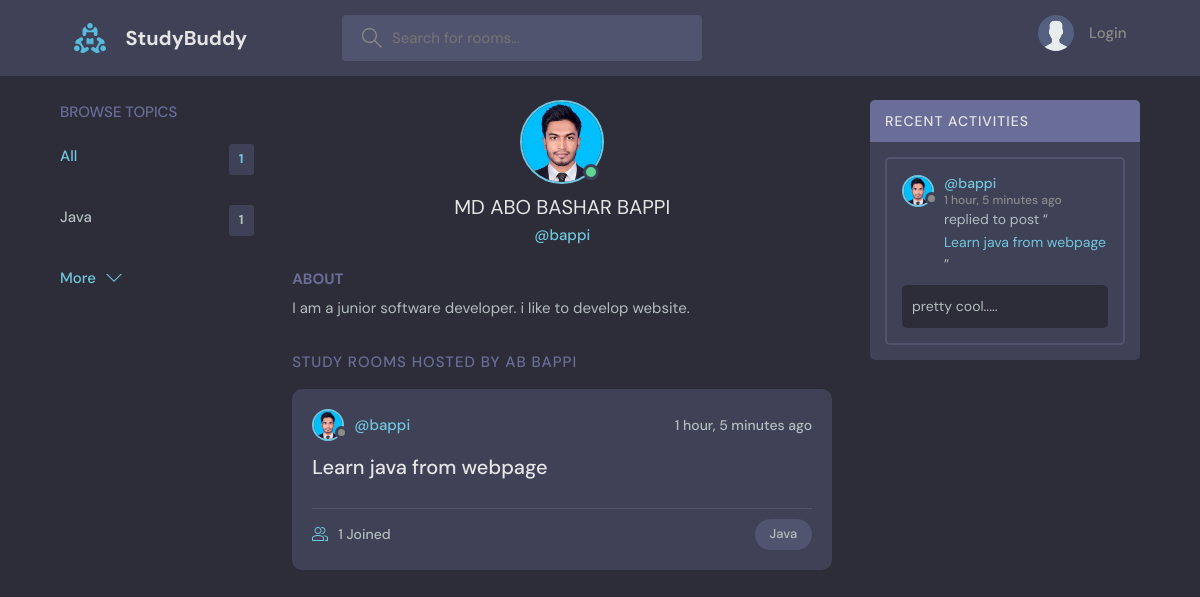
/user_profile/1, run on an earlier commit of the app's database.
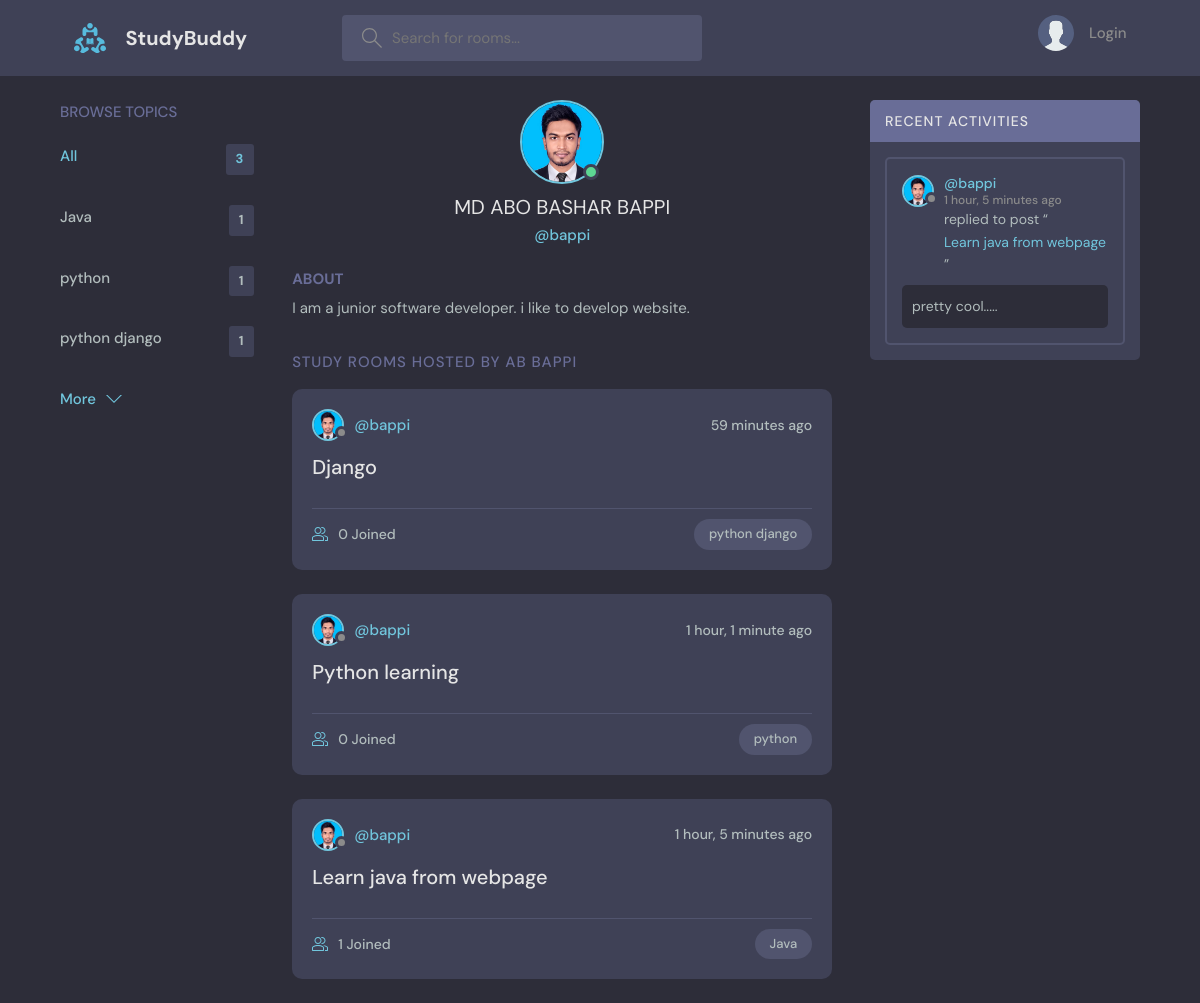
And on a later commit of the database.
### base/models.py (models this page shows, shortened)
class Topic(models.Model):
    name = models.CharField(max_length=200)

class User(AbstractUser):
    name = models.CharField(max_length=200, null = True)
    email = models.EmailField(unique=True, null = True)
    bio = models.TextField(null=True)
    avatar = models.ImageField(null= True, default='avatar.svg')
    USERNAME_FIELD = 'email'
    REQUIRED_FIELDS = ['username']

class Rooms(models.Model):
    host = models.ForeignKey(User, on_delete=models.SET_NULL, null=True)
    topic = models.ForeignKey(Topic, on_delete=models.SET_NULL, null=True)
    name = models.CharField(max_length=200)
    description = models.TextField(null=True, blank=True)
    participants = models.ManyToManyField(User, related_name='participants', blank=True)
    updated = models.DateTimeField(auto_now=True)
    created = models.DateTimeField(auto_now_add=True)
    class Meta:
        ordering = ['-updated','-created']
    def __str__(self):
        return self.name

class Message(models.Model):
    user = models.ForeignKey(User, on_delete=models.CASCADE)
    room = models.ForeignKey(Rooms, on_delete=models.CASCADE)
    body = models.TextField(max_length=200)
    updated = models.DateTimeField(auto_now=True)
    created = models.DateTimeField(auto_now_add=True)
    class Meta:
        ordering = ['-updated','-created']

### base/views.py (the view)
# urls.py: path('user_profile/<str:pk>', views.userProfile, name='user_profile'),
def userProfile(request,pk):
    user = User.objects.get(id=pk)
    rooms = user.rooms_set.all()
    room_messages = user.message_set.all()
    topics = Topic.objects.all()
    context = {'user':user, 'rooms':rooms, 'room_messages':room_messages, 'topics': topics}
    return render(request, 'base/profile.html',context)

### base/templates/base/profile.html (shortened to what this page needs)
{% extends 'main.html' %}
{% block content %}
<main class="profile-page layout layout--3">
  <div class="container">
    {% include 'base/topics_compo.html' %}
    <div class="roomList">
      <div class="profile">
        <div class="profile__avatar">
          <div class="avatar avatar--large active">
            <img src="{{user.avatar.url}}" />
          </div>
        </div>
        <div class="profile__info">
          <h3>{{user.name}}</h3>
          <p>@{{user.username}}</p>
        </div>
        <div class="profile__about">
          <h3>About</h3>
          <p>
            {{user.bio}}
          </p>
        </div>
      </div>
      <div class="roomList__header">
        <div>
          <h2>Study Rooms Hosted by AB Bappi</a>
          </h2>
        </div>
      </div>
      {% include 'base/feed_component.html' %}
    </div>
    {% include 'base/activity_compo.html' %}
  </div>
</main>
{% endblock content %}

### templates/main.html (shortened to what this page needs)
<!DOCTYPE html>
{% load static %}
<html lang="en">
  <head>
    <link rel="stylesheet" href="{% static 'styles/style.css' %}">
  </head>
  <body>
    {% include 'navbar.html' %}
    {% block content %}
    {% endblock %}
  </body>
</html>

### templates/navbar.html (shortened to what this page needs)
{% load static %}
<header class="header header--loggedIn">
    <div class="container">
      <a href="{% url 'home' %}" class="header__logo">
        <img src="{% static 'images/logo.svg' %}" />
        <h1>StudyBuddy</h1>
      </a>
      <form class="header__search" method="GET" action="{% url 'home' %}" >
        <label>
          <input type="text" name="q" placeholder="Search for rooms..." />
        </label>
      </form>
      <nav class="header__menu">
        {% if request.user.is_authenticated %}
        <div class="header__user">
          <a href="{% url 'update_user' %}">
            <div class="avatar avatar--medium active">
              <img src="{{ request.user.avatar.url }}" />
            </div>
            <p> {{request.user.username}} <span>@{{request.user.username}}</span></p>
          </a>
          <button class="dropdown-button">
            <svg version="1.1" xmlns="http://www.w3.org/2000/svg" width="32" height="32" viewBox="0 0 32 32">
              <title>chevron-down</title>
              <path d="M16 21l-13-13h-3l16 16 16-16h-3l-13 13z"></path>
            </svg>
          </button>
        </div>
        {% else %}
        <a href="{% url 'login' %}">
          <img src="{% static 'images/avatar.svg' %}" />
          <p>Login</p>
        </a>
        {% endif %}
      </nav>
    </div>
  </header>

### base/templates/base/topics_compo.html
<div class="topics">
    <div class="topics__header">
      <h2>Browse Topics</h2>
    </div>
    <ul class="topics__list">
      <li>
        <a href="{% url 'home' %}" class="active">All <span>{{ topics.count }}</span></a>
      </li>
      {% for topic in topics %}
      <li>
        <a href="{% url 'home' %}?q={{topic.name}}"> {{ topic.name }} <span>{{topic.rooms_set.all.count}}</span></a>
      </li>
      {% endfor%}
    </ul>
    <a class="btn btn--link" href="{% url 'topics' %}">
      More
      <svg version="1.1" xmlns="http://www.w3.org/2000/svg" width="32" height="32" viewBox="0 0 32 32">
        <title>chevron-down</title>
        <path d="M16 21l-13-13h-3l16 16 16-16h-3l-13 13z"></path>
      </svg>
    </a>
  </div>

### base/templates/base/feed_component.html (shortened to what this page needs)
{% for room in rooms %}
<div class="roomListRoom">
    <div class="roomListRoom__header">
        <a href="" class="roomListRoom__author">
            <div class="avatar avatar--small">
                <img src="{{room.host.avatar.url}}" />
            </div>
            <span>@{{room.host.username}}</span>
        </a>
        <div class="roomListRoom__actions">
            <span>{{room.created|timesince}} ago</span>
        </div>
    </div>
    <div class="roomListRoom__content">
        <a href="{% url 'room' room.id %}">{{room.name}}</a>
    </div>
    <div class="roomListRoom__meta">
        <a href="{% url 'room' room.id %}" class="roomListRoom__joined">
            {{room.participants.all.count}} Joined
        </a>
        <p class="roomListRoom__topic">{{room.topic.name}}</p>
    </div>
</div>
{% endfor %}

### base/templates/base/activity_compo.html (shortened to what this page needs)
  <div class="activities">
    <div class="activities__header">
        <h2>Recent Activities</h2>
    </div>
    {% for message in room_messages %}
    <div class="activities__box">
        <div class="activities__boxHeader roomListRoom__header">
            <a href="{% url 'user_profile' message.user.id %}" class="roomListRoom__author">
                <div class="avatar avatar--small">
                    <img src="{{message.user.avatar.url}}" />
                </div>
                <p>
                    @{{message.user.username}}
                    <span>{{message.created|timesince}} ago</span>
                </p>
            </a>
        </div>
        <div class="activities__boxContent">
            <p>replied to post “<a href="{% url 'room' message.room.id %}">{{message.room}}</a>”</p>
            <div class="activities__boxRoomContent">{{message.body}}</div>
        </div>
    </div>
    {% endfor %}
</div>

What changed in the data, as far as the page shows it:
added Topic: name "python", rooms_set.all.count "1"
added Topic: name "python django", rooms_set.all.count "1"
added Rooms: host.avatar (picture), host.username "bappi", created "59 minutes", name "Django", participants.all.count "0", topic.name "python django"
added Rooms: host.avatar (picture), host.username "bappi", created "1 hour, 1 minute", name "Python learning", participants.all.count "0", topic.name "python"
Also different on the page:
{{ topics.count }}: "1" → "3"
